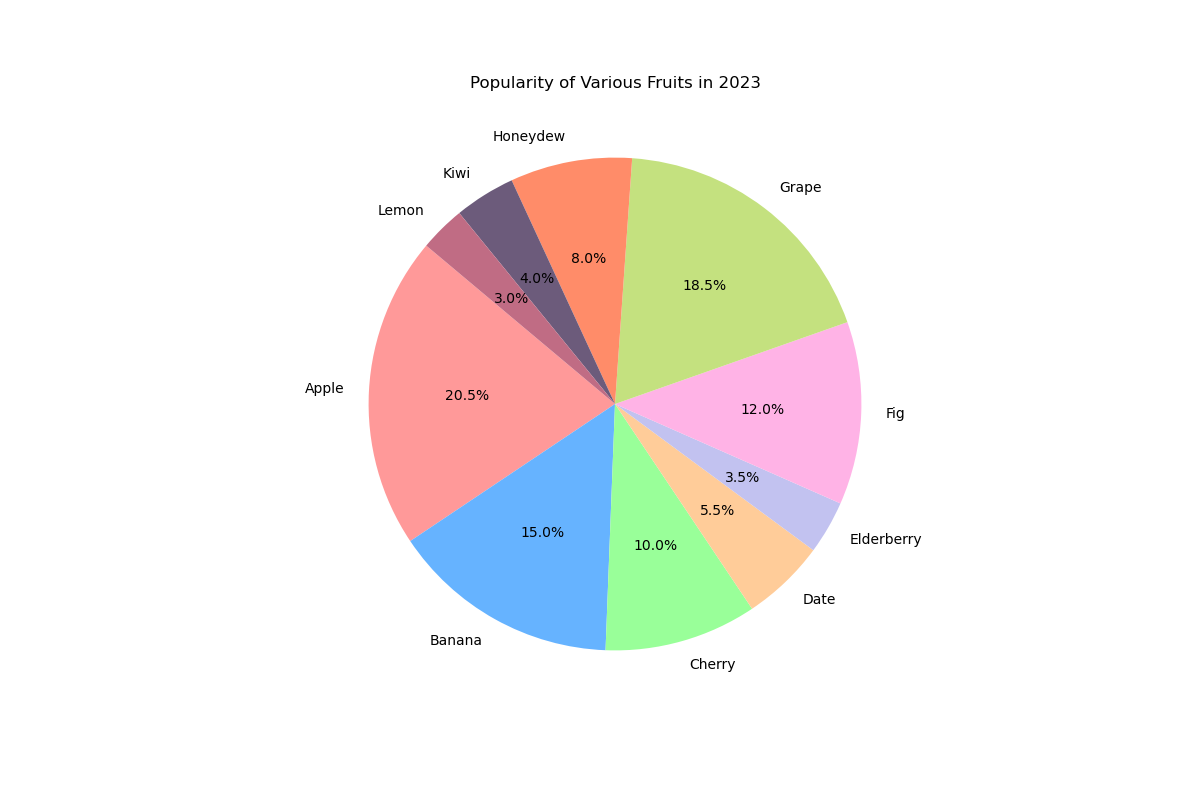

Python code for this plot:

import matplotlib.pyplot as plt

# Data points
fruits = [
    'Apple', 'Banana', 'Cherry', 'Date', 'Elderberry', 
    'Fig', 'Grape', 'Honeydew', 'Kiwi', 'Lemon'
]

popularity = [
    20.5, 15.0, 10.0, 5.5, 3.5, 
    12.0, 18.5, 8.0, 4.0, 3.0
]

# Colors for each section
colors = [
    '#ff9999', '#66b3ff', '#99ff99', '#ffcc99', '#c2c2f0',
    '#ffb3e6', '#c4e17f', '#ff8c69', '#6c5b7b', '#c06c84'
]

# Resize the chart
plt.figure(figsize=(12, 8))

# Create the pie chart
plt.pie(popularity, labels=fruits, colors=colors, autopct='%1.1f%%', startangle=140)

# Set the title
plt.title('Popularity of Various Fruits in 2023')

# Display the chart
plt.show()
